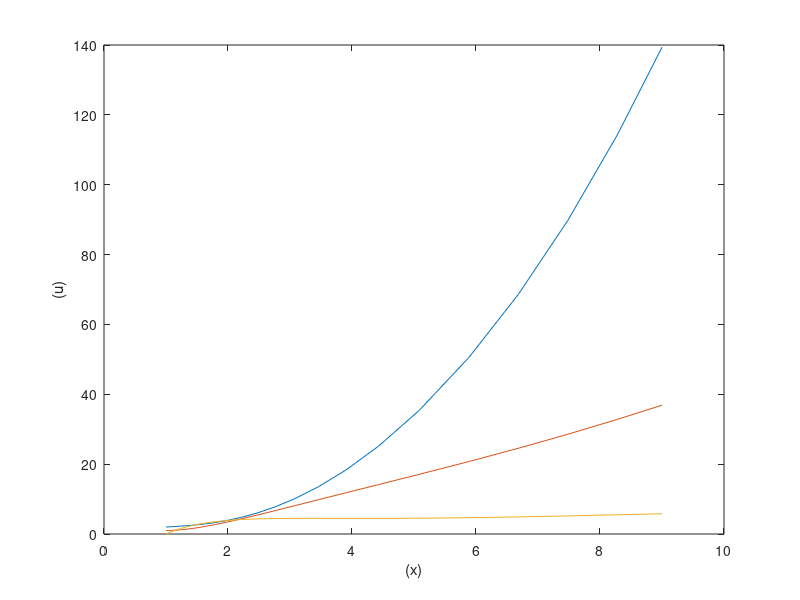

This chart was generated by the following MATLAB code:
%ODE solver with initial points

%This is a genral solver for ODE problems

%This solver solves this problem(LaTex): x^{2}\frac{d^{3} y}{dx^{3}} -2x\frac{d y}{dx} + 5y = 0
%Go to https://latexeditor.lagrida.com/ to check the problem

%this problem is 3rd order ODE that can't be solved with that order since
%matlab only solves first order problems, so reducing orders is needed to
%do so \frac{d y}{dx} is equal to z and \frac{d^{3} y}{dx^{3}} is equal to
% \frac{d^{2} z}{dx^{2}} but it still need reducing so there's another
% value called Z, \frac{d^{2} z}{dx^{2}} equals to Z

function ODESolverScript()
    % Define the odesolver function
    format('compact')
    clc;
    function p = odesolver(x1, q)
        p(1, 1) = q(2); %q(2) is z in reduced form for \frac{d y}{dx}
        p(2, 1) = q(3); %q(2) is Z in reduced form for \frac{d^{3} y}{dx^{3}}
        p(3, 1) = 5 * q(1) / x1^2 - 2 * q(2) / x1; %q(1) is y in original form of problem
    end

    % Call ode23 within the script
    [x, u] = ode23(@odesolver, [1, 9], [2, 1, 0]);

    % Plot the results
    plot(x, u);
    xlabel('(x)');
    ylabel('(u)');
end
